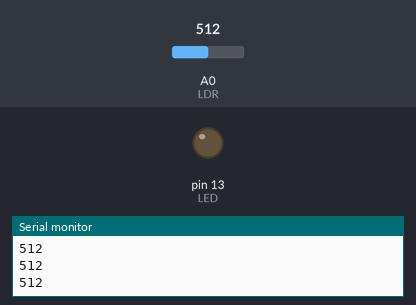
This sketch was run on a simulated Arduino Uno, built with avr-gcc and run on an emulated ATmega328P. On the bench: output pins drawn as LEDs (lit = HIGH), the last lines printed to the serial monitor. Inputs (shaded band) come from the test bench; at power-on: A0 (LDR) = 512.

Above: at 1.2 s.
1.3 s: A0 (LDR) set to 65
2.8 s: A0 (LDR) set to 55
At 3.2 s:
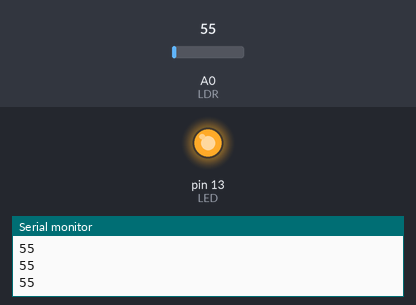
4.3 s: A0 (LDR) set to 122
At 5.5 s:
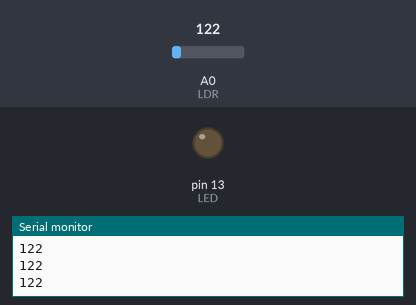
5.8 s: A0 (LDR) set to 50
At 6.6 s:
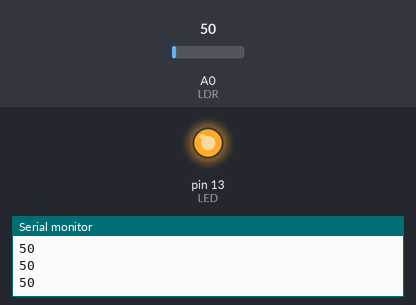
Timing chart, 0 to 8.3 s (numbered marks = the images above; inputs shaded):
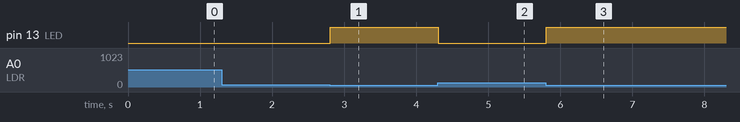

The sketch:

aula04-1008-LDR.ino
```cpp
const int LDR = A0;
const int LED = 13;

void setup() {
  pinMode(LDR, INPUT); //LDR: foto resistor
  pinMode(LED, OUTPUT);
  Serial.begin(9600); //serial é o protocolo para comunicar
}

void loop() {
  int valor = analogRead(LDR);

  Serial.println(valor);
  if(valor < 60){
    digitalWrite(LED, HIGH);
  }else{
    digitalWrite(LED, LOW);
  }
}
```

Measured:
- the behaviour switches between 60 and 59 on A0 (LDR) (found by bisection; images 0 and 1)
- after the input at 2.8 s, pin 13 (LED): LOW → HIGH at once
- after the input at 4.3 s, pin 13 (LED): HIGH → LOW at once
- after the input at 5.8 s, pin 13 (LED): LOW → HIGH at once
